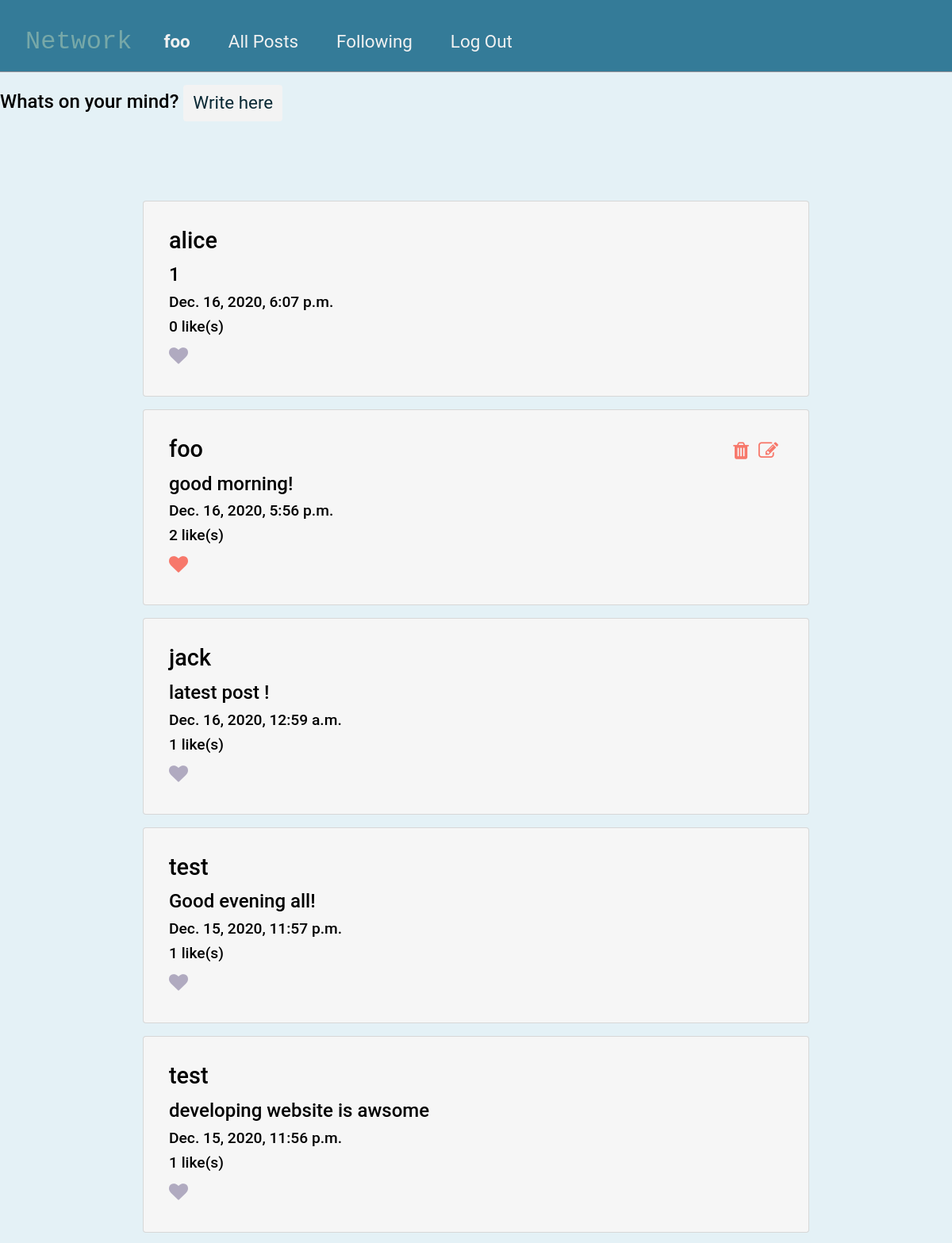
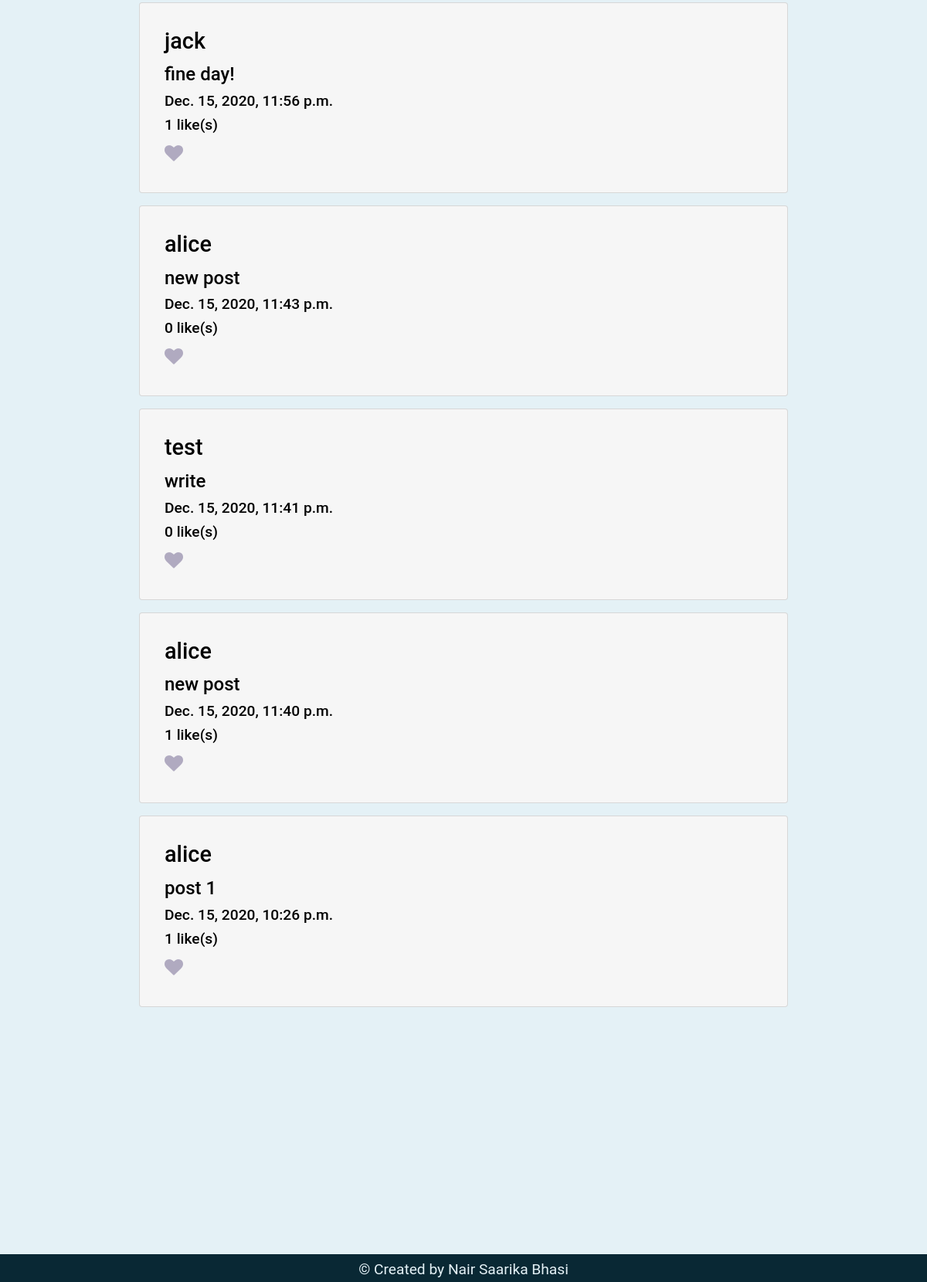
/network/ (signed in), run on the app's committed database (2 pictures, top to bottom).
### network/models.py (models this page shows, shortened)
class User(AbstractUser):
    pass

class Post(models.Model):
    contents = models.CharField(max_length=500)
    user_id = models.ForeignKey(User,on_delete=models.CASCADE,related_name="userID")
    date_and_time = models.DateTimeField()
    num_of_likes = models.IntegerField(default = '0')

### network/views.py (the view)
# urls.py: path("", views.index, name="index"),
def index(request,message =""):
    if request.user.is_authenticated:
        all_posts = Post.objects.all().order_by('-date_and_time')
        allposts = paginate(request,all_posts)
        post_liked_ids = get_myliked_post(request).values_list("id",flat= True)
        return render(request,"network/index.html",{
            "allposts":allposts,
            "post_liked_ids":post_liked_ids,
            "message":message,
        })
    else:
        return HttpResponseRedirect(reverse("network:login"))

### network/util.py (called while the page is built)
def get_user_obj_by_userId(id):
    userobj = User.objects.get(id = id)
    return userobj

### network/views.py (called while the page is built)
def paginate(request,argument):
    page_number = request.GET.get('page',1)
    paginator = Paginator(argument, 10)
    try:
        paginated_argument = paginator.page(page_number)
    except PageNotAnInteger:
        paginated_argument = paginator.page(1)
    except EmptyPage:
        paginated_argument = paginator.page(paginator.num_pages)
    return paginated_argument

def get_myliked_post(request):
    if request.user.is_authenticated:
        userobj = util.get_user_obj_by_userId(request.user.id)
        likeobj = Like.objects.values_list('post',flat=True).filter(user = userobj.id)
        postObj = Post.objects.filter(id__in = set(likeobj)).order_by('-date_and_time').values()
        return postObj
    else:
        return HttpResponseRedirect(reverse("network:login"))

### network/templates/network/index.html (shortened to what this page needs)
{% extends "network/layout.html" %}
{% load static %}
{% block body %}
    <div class = "container-allpost"  >
        <form action="{% url 'network:newpost' %}" method ="POST">
        <div id ="newpost-button">
            <h1>Whats on your mind?
            <span> <button type = "submit" name ="newpost" id ="newpost" class ="btn btn-primary">Write here</button></span>
        </h1>
        </div>
        </form>
        <section>
            <article id ="showposts">
                {% for post in allposts %}
                    <div class = "card" id = eachpost_{{post.id}} >
                        <span>
                            {% with post_userId=post.user_id_id %}
                            {% ifequal post_userId user.id %}
                                <button id = "edit" name ="edit"type="submit" value= {{post.id}} onclick = "edit_post('{{ post.id }}','{{ post_username }}')"><i class="fa fa-edit" style = "color:#f7786b"></i></button>
                                <button id="delete" name = "delete" type = "submit" value= {{post.id}} onclick = "delete_post('{{ post.id }}')"  ><i class="fa fa-trash" style = "color:#f7786b"></i></button>
                            {%endifequal%}
                            {%endwith%}
                            <h2 id ="post_userid" class="card-title">{{post.user_id}}</h2>
                            <h3 id ="post_content">{{post.contents}}</h3>
                            <h4 id ="post_dateandtime">{{post.date_and_time}}</h4>
                            <h4 id ='num_likes_{{post.id}}' class='like'>{{post.num_of_likes}} like(s)</h4>
                            {% if post.num_of_likes > 0 and post_liked_ids|length  and post.id in post_liked_ids %}
                                <button id ="like"  value ="{{post.id}}" ><i class="fa fa-heart" style = "color:#f7786b"></i></button>
                            {% else %}
                                <button id ="like" value ="{{post.id}}" ><i class="fa fa-heart" style = "color:#b0aac0"></i></button>
                            {% endif %}
                        </span>
                    </div>
                {% empty %}
                <h5 class ="notfound text-center" id= "nopostfound">Be first to write a new post!</h5>
                {% endfor %}
            </article>
        </section>
    </div>
{% endblock %}

### network/templates/network/layout.html (shortened to what this page needs)
{% load static %}
<!DOCTYPE html>
<html lang="en">
    <head>
        <link rel="stylesheet" href="https://stackpath.bootstrapcdn.com/bootstrap/4.4.1/css/bootstrap.min.css">
        <link href="{% static 'network/styles.css' %}" rel="stylesheet">
        <link rel="stylesheet" href="https://cdnjs.cloudflare.com/ajax/libs/font-awesome/4.7.0/css/font-awesome.min.css">
    </head>
    <body>
        <nav class="navbar navbar-expand-lg navbar-light bg-light flex-row d-flex bd-highlight mb-3" id="main-nav">
            <a class="navbar-brand text-monospace" id = "logo" href="{% url 'network:index' %}">Network</a>
            <div>
              <ul class="navbar-nav mr-auto">
                {% if user.is_authenticated %}
                    <li class="nav-item">
                        <a class="nav-link" href="{% url 'network:profile' user=user.username category='myposts' %}"><strong>{{ user.username }}</strong></a>
                    </li>
                {% endif %}
                <li class="nav-item">
                  <a class="nav-link" href="{% url 'network:index' %}">All Posts</a>
                </li>
                {% if user.is_authenticated %}
                    <li class="nav-item">
                        <a class="nav-link" href=" {% url 'network:following_posts' %}">Following</a>
                    </li>
                    <li class="nav-item">
                        <a class="nav-link" href="{% url 'network:logout' %}">Log Out</a>
                    </li>
                {% endif %}
              </ul>
            </div>
          </nav>
        <div class="body">
            {% block body %}
            {% endblock %}
        </div>
    </body>
    <footer id ="footer">
        <small> &#169; Created by Nair Saarika Bhasi </small>
   </footer>
</html>

### network/static/network/styles.css (style rules this page uses)
body { font-family: Roboto; position:relative; width: 100%; height: 100%; background-color: #E4F1F6; }
footer { font-size: 1.5rem; background-color: #092834; width: 100%; position: absolute; color:#E4F1F6; text-align: center; margin-top: 25%; }
button { outline:none !important }
.btn-primary { font-size: 1.3rem; }
#main-nav { background-color:#347B98!important; ; border-bottom:1px solid rgb(151, 147, 151); font-size: 1.5rem; position: relative; }
#main-nav a.nav-link, #mini-nav button.nav-link { color: #f1f1f1; font-size: 1.4rem; margin-left: 1rem; margin-top: 1rem; margin-right: 1rem ; }
#logo { font-size: 2rem; color:#77a8a8; margin-left: 1rem; margin-top: 1rem; margin-right: 1rem ; }
#newpost-button { color: black; border:black; position: relative;; margin-top: 10px; margin-bottom: 20px; margin-left: 0%; }
#newpost-button h1 { font-size: 1.5rem; }
button.btn-primary { font-size: 1.4rem; color:#092834; background-color: rgb(243, 243, 243); text-decoration: none; border: none; }
#showposts,#result { text-align: left; margin-top: 100px; margin-bottom: 20px; position: relative; display: block; }
#showposts .card, #result, .card { width: 70%; padding:2rem; margin-bottom: 1rem; margin-left: 1rem; background-color: rgb(246, 246, 246); margin-left: 15%; clear: both; }
h2#post_userid { color:black; font-size: 1.8rem; }
h3#post_content { color:black; font-size: 1.5rem; }
h4#post_dateandtime { color:black; font-size: 1.2rem; }
h4.like { color:black; font-size: 1.2rem; }
button#like { border: none; background-color: transparent; font-size: 1.5rem; padding: 0px; }
button#edit { border:none; font-size: 25px; background-color:transparent; float: right; }
button#delete { border:none; font-size: 25px; background-color:transparent; float: right; }

### data on the page
User: username "foo"
Post: user_id "alice", contents "1", date_and_time "Dec. 16, 2020, 6:07 p.m.", num_of_likes "0", {{ post.id }} 49 (drawn)
Post: {{ post.id }} 21 (drawn), user_id "foo", contents "good morning!", date_and_time "Dec. 16, 2020, 5:56 p.m.", num_of_likes "2"
Post: user_id "jack", contents "latest post !", date_and_time "Dec. 16, 2020, 12:59 a.m.", num_of_likes "1", {{ post.id }} 44 (drawn)
Post: user_id "test", contents "Good evening all!", date_and_time "Dec. 15, 2020, 11:57 p.m.", num_of_likes "1", {{ post.id }} 25 (drawn)
Post: user_id "test", contents "developing website is awsome", date_and_time "Dec. 15, 2020, 11:56 p.m.", num_of_likes "1", {{ post.id }} 24 (drawn)
Post: user_id "jack", contents "fine day!", date_and_time "Dec. 15, 2020, 11:56 p.m.", num_of_likes "1", {{ post.id }} 23 (drawn)
Post: user_id "alice", contents "new post", date_and_time "Dec. 15, 2020, 11:43 p.m.", num_of_likes "0", {{ post.id }} 20 (drawn)
Post: user_id "test", contents "write", date_and_time "Dec. 15, 2020, 11:41 p.m.", num_of_likes "0", {{ post.id }} 19 (drawn)
Post: user_id "alice", contents "new post", date_and_time "Dec. 15, 2020, 11:40 p.m.", num_of_likes "1", {{ post.id }} 18 (drawn)
Post: user_id "alice", contents "post 1", date_and_time "Dec. 15, 2020, 10:26 p.m.", num_of_likes "1", {{ post.id }} 17 (drawn)
